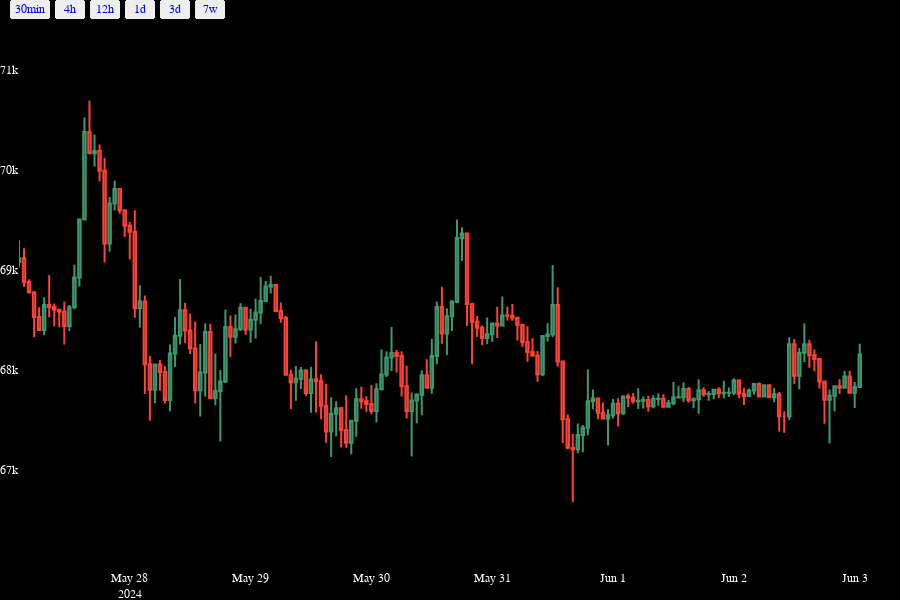

Notebook cell for this chart:
### Code cell
f

### Figure 1 — Plotly figure (JSON) as saved in the notebook; plotly's stock layout.template omitted (floating-point values rounded to 4 significant figures; data arrays with more than 128 entries replaced by an {"elided": "..."} marker saying what was removed)
{"data": [{"close": {"elided": "168 float values"}, "high": {"elided": "168 float values"}, "low": {"elided": "168 float values"}, "open": {"elided": "168 float values"}, "type": "candlestick", "x": {"elided": "168 str values"}}, {"line": {"color": "blue", "dash": "dash", "width": 2}, "mode": "lines", "name": "Entry Price", "type": "scatter", "x": ["2024-05-27T02:00:00", "2024-06-03T01:00:00"], "y": [39840.0, 39840.0]}, {"line": {"color": "orange", "dash": "dash", "width": 2}, "mode": "lines", "name": "Break Even Price", "type": "scatter", "x": ["2024-05-27T02:00:00", "2024-06-03T01:00:00"], "y": [39840.0]}], "layout": {"height": 600, "legend": {"orientation": "h", "x": 0.5, "xanchor": "right", "y": 1, "yanchor": "bottom"}, "margin": {"b": 0, "l": 10, "r": 0, "t": 0}, "showlegend": false, "xaxis": {"range": ["2024-05-27T02:00:00", "2024-06-03T09:00:00"], "rangeselector": {"buttons": [{"count": 30, "label": "30min", "step": "minute", "stepmode": "backward"}, {"count": 4, "label": "4h", "step": "hour", "stepmode": "backward"}, {"count": 12, "label": "12h", "step": "hour", "stepmode": "backward"}, {"count": 1, "label": "1d", "step": "day", "stepmode": "backward"}, {"count": 3, "label": "3d", "step": "day", "stepmode": "backward"}, {"count": 7, "label": "7w", "step": "day", "stepmode": "backward"}], "font": {"color": "blue"}}, "rangeslider": {"visible": false}, "showgrid": false}, "yaxis": {"range": [66000.0, 71390.0], "showgrid": false}}}
